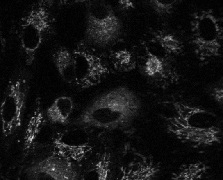
#> input picture example/mit/mit_A133_4h/mit.tif, 223 x 180 px, shrunk from 544 x 440 before the run
$ python mit_segmentation.py
#> lines starting #> are read from the running program, lines starting #| are printed output that depends on the picture; after the words box and inside, x2 and y2 are one past the last pixel; in counts of white or black regions, pixels touching at a corner belong together
import cv2
import numpy as np
import torch
from PIL import Image
from scipy import ndimage
from skimage import measure, segmentation, morphology
from skimage.filters import threshold_otsu
from E_FRET_gpu.tool.draw_plt import draw_single, save_image
"""
线粒体分割
1. 由于 bax 和 bcl 聚集在线粒体上
2. 利用 AA 通道或者线粒体染色通道分割线粒体区域
3. 利用该区域进行特征提取
"""
def mit_segmentation_ostu_single_cell(mit_image_tensor, mask_image_tensor, threshold_weight=1):
    """
    利用大津阈值法按照单细胞区域分割线粒体图像区域
    """
    # 获取唯一的细胞区域标签
    unique_labels = torch.unique(mask_image_tensor)[1:]
    region_otsu = torch.zeros_like(mit_image_tensor)
    # 对每个细胞区域进行 Otsu 阈值分割
    for label in unique_labels:
        mit_img_valid_arr = mit_image_tensor[mask_image == label]
        mit_img_valid_arr_np = mit_img_valid_arr.numpy()
        thresh = threshold_otsu(mit_img_valid_arr_np) * threshold_weight
        segmented_cell_region = torch.where(mit_img_valid_arr > thresh,
                                            torch.tensor(255, dtype=torch.float32),
                                            torch.tensor(0, dtype=torch.float32))
        region_otsu[mask_image_tensor == label] = segmented_cell_region
    return region_otsu

def mit_segmentation_watershed(mit_image_np, mask_image_np):
    """
    使用分水岭算法进行分割线粒体操作
    """
    # 去噪
    blurred = cv2.GaussianBlur(mit_image_np, (5, 5), 0)

    # Otsu阈值分割
    _, binary = cv2.threshold(blurred, 0, 255, cv2.THRESH_BINARY + cv2.THRESH_OTSU)

    # 距离变换
    distance = ndimage.distance_transform_edt(binary)

    # 连通域标记
    markers = measure.label(binary)

    # 应用分水岭算法
    labels_ws = segmentation.watershed(-distance, markers, mask=binary)

    # 后处理，例如去除小区域
    min_size = 100  # 设置最小区域大小
    cleaned = morphology.remove_small_objects(labels_ws, min_size=min_size)
    cleaned[cleaned > 0] = 255
    # 显示结果
    cv2.imshow('Segmented Mitochondria', cleaned.astype(np.uint8))
    cv2.waitKey(0)
    cv2.destroyAllWindows()

def save_mit_segmentation_image(mit_image_tensor, image_set_path):
    """
    保存对应的线粒体分割图像
    """
    # 原有的 float 数据换成 整数数据
    mit_image_tensor_int = mit_image_tensor.round().to(torch.int8)
    save_image(mit_image_tensor_int, image_set_path + "/mit_segmentation.tif", mode="L")


if __name__ == '__main__':
    dir_path = '../../example/mit/mit_A133_4h'
    mit_image_path = dir_path + '/mit.tif'
    mask_image_path = dir_path + '/mask_img.png'

    # 转换为灰度图像
    mit_image = Image.open(mit_image_path).convert('F')
    mask_image = Image.open(mask_image_path).convert('L')
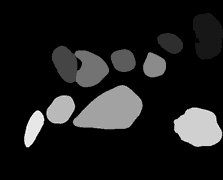
#> input picture example/mit/mit_A133_4h/mask_img.png, 223 x 180 px, shrunk from 544 x 440 before the run
#> mask_image is the input picture: PIL image 223x180 L; min 0, max 11, mean 1.22

    # [9 lines of commented-out code are left out]

    mit_image_np = np.array(mit_image)
    mit_image_np = (mit_image_np / 65535.0 * 255.0).astype(np.uint8)
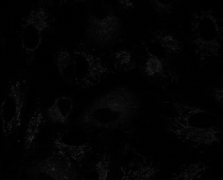
#> mit_image_np: shape (180, 223); min 0, max 41, mean 2.8
    mask_image_np = np.array(mask_image, dtype=np.uint8)
    mit_segmentation_watershed(mit_image_np, mask_image_np)
#> in mit_segmentation_watershed, `blurred = cv2.GaussianBlur(mit_image_np, (5, 5), 0)`:
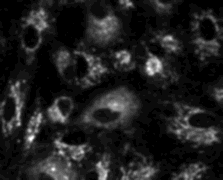
#> blurred: shape (180, 223); min 0, max 23, mean 2.8; drawn with min black and max white
#> in mit_segmentation_watershed, `_, binary = cv2.threshold(blurred, 0, 255, cv2.THRESH_BINARY + cv2.THR..`:
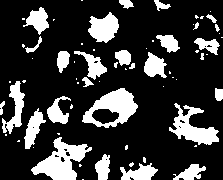
#> binary: shape (180, 223); 22.1% white; 68 white regions (40 under 20 px), largest, box (x1, y1, x2, y2) and area: (31, 137, 92, 180) 1228, (82, 88, 138, 128) 1099, (169, 103, 219, 145) 914
#> in mit_segmentation_watershed, `distance = ndimage.distance_transform_edt(binary)`:
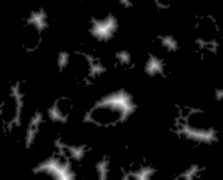
#> distance: shape (180, 223) float64; min 0, max 12.04, mean 0.659; drawn with min black and max white
#> in mit_segmentation_watershed, `markers = measure.label(binary)`:
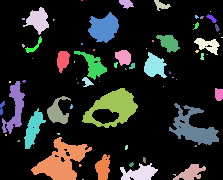
#> markers: shape (180, 223) int64; 69 distinct labels, from 0 to 68; one colour per label, 0 black
#> in mit_segmentation_watershed, `cleaned = morphology.remove_small_objects(labels_ws, min_size=min_size)`: cleaned: shape (180, 223) int64; 18 distinct labels, from 0 to 67
#> in mit_segmentation_watershed, `cleaned[cleaned > 0] = 255`:
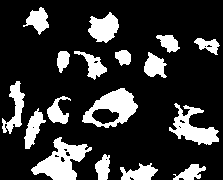
#> cleaned: shape (180, 223) int64; 20.1% white; 17 white regions, largest, box (x1, y1, x2, y2) and area: (31, 137, 92, 180) 1228, (82, 88, 138, 128) 1099, (169, 103, 219, 145) 914
    # save_mit_segmentation_image(result_img_tensor, dir_path)
    # draw_single(result_img_tensor)
